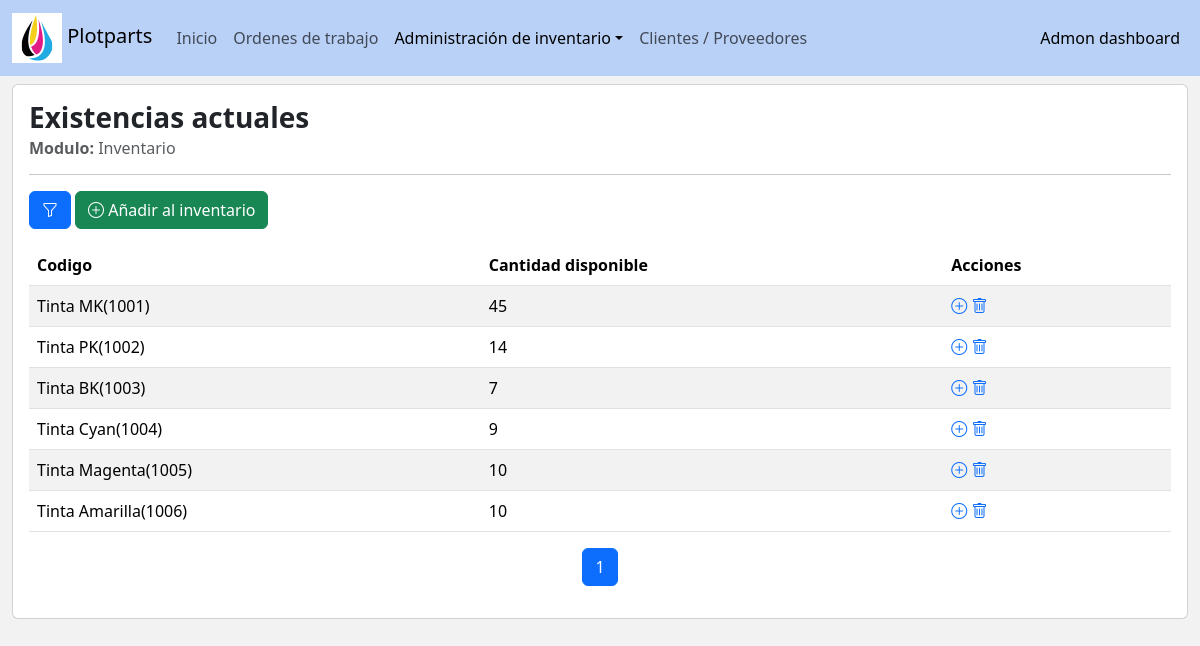
Screenshot of /inventory/grid/ with the database file from the repository.
### inventory/models.py (models this page shows, shortened)
class Inventory(models.Model):
    code = models.ForeignKey(verbose_name='Código', to=InventoryCodes, on_delete=models.PROTECT)
    available_quantity = models.IntegerField(verbose_name='Cantidad disponible', default=0, blank=True)
    extra_info = models.TextField(verbose_name='Información adicional')
    status = models.IntegerField(verbose_name='Estado',choices=Status.choices, default=Status.enable)
    createtime = models.DateTimeField(verbose_name='Fecha/hora de creación', auto_now_add=True)
    updatetime = models.DateTimeField(verbose_name='Fecha/hora de modificación', auto_now=True)
    class Meta:
        verbose_name = "Current stock"
        verbose_name_plural = "Current stocks"
        ordering = ['code']

class InventoryCodes(models.Model):
    class IntentoryType(models.IntegerChoices):
        spare_part = (1,'Repuesto')
        ink = (2,'Tinta')
        other = (3,'Otro')
        __empty__ = ('-- Tipo --')
    code = models.CharField(verbose_name='Código', max_length=50, unique=True)
    name = models.CharField(verbose_name='Nombre', max_length=100)
    type = models.IntegerField(verbose_name='Tipo', choices=IntentoryType)
    supplier = models.ForeignKey(to=Asset, verbose_name='Proovedor', on_delete = models.PROTECT)
    inbound_price = models.FloatField(verbose_name='Precio venta', default=0)
    outbound_price = models.FloatField(verbose_name='Precio compra', default=0)
    extra_info = models.TextField(verbose_name='Información adicional')
    status = models.IntegerField(verbose_name='Estado',choices=Status.choices, default=Status.enable)
    createtime = models.DateTimeField(verbose_name='Fecha/hora de creación', auto_now_add=True)
    updatetime = models.DateTimeField(verbose_name='Fecha/hora de modificación', auto_now=True)
    class Meta:
        verbose_name = "Code"
        verbose_name_plural = "Codes"
        ordering = ['code']
    def __str__(self):
        return f'{self.name}({self.code})'

### inventory/views.py (the view, shortened to what this page needs)
class InventoryListView(ListView):
    model = Inventory
    template_name = "inventory/inventory_grid.html"
    context_object_name = 'inventory'
    paginate_by = 10
    def get_context_data(self, **kwargs):
        context = super().get_context_data(**kwargs)
        context['InventoryFilterForm'] = InventoryFilterForm(self.request.GET)
        context['active_link'] = 'inventory'
        context['dropdown_menu'] = True
        return context
    def get_queryset(self):
        queryset = Inventory.objects.filter(status = 1)
        return queryset

### core/templatetags/utils.py (called while the page is built)
@register.filter(name='setValidationClass')
def setValidationClass(input):
    bootstrap_class = ''
    if input.help_text == 'filter_option':
        if input.errors:
            bootstrap_class = 'is-invalid'
    else:
        if (input.data != None) and (input.data != []) :
            if input.errors:
                bootstrap_class = 'is-invalid'
            else:
                bootstrap_class = 'is-valid'
    return input.as_widget(attrs={'class':'form-control '+ bootstrap_class})

### inventory/templates/inventory/inventory_grid.html (shortened to what this page needs)
{% extends 'base_adminv2.html' %}
{% load humanize %}
{% load utils %}
{% block body %}
    <div class='row'>
        <div class="col-lg-12">
            <div class="card">
                <div class="card-body">
                    <h3 class='card-title'><strong>Existencias actuales</strong></h3>
                    <h6 class="card-subtitle mb-2 text-muted"> <strong>Modulo:</strong> Inventario</h6>
                    <hr>
                    <div class="col-lg-12">
                        <p class="d-inline-flex gap-1">
                            <button class="btn btn-primary" type="button" data-bs-toggle="collapse" data-bs-target="#filterBox" aria-expanded="false" aria-controls="filterBox" title="Filtrar"><i class="bi bi-funnel"></i></button>
                            <a href='{% url "inventory:create" %}' class="btn btn-success"><i class="bi bi-plus-circle"></i> Añadir al inventario</a>
                        </p>
                    </div>
                    <div class="col-lg-12">
                        <div class="table-responsive">
                            <table class="table table-striped table-hover">
                                <thead>
                                <tr>
                                    <th scope="col">Codigo</th>
                                    <th scope="col">Cantidad disponible</th>
                                    <th scope="col">Acciones</th>
                                </tr>
                                </thead>
                                <tbody>
                                    {% for item in inventory %}
                                        <tr>
                                            <td>{{item.code}}</td>
                                            <td>{{item.available_quantity}}</td>
                                            <td>
                                                <span><a href="{% url 'inventory:inventory_in' item.id %}" title='Añadir existencia'><i class="bi bi-plus-circle"></i></a></span>
                                                <span><a href="{% url 'inventory:delete' item.id %}" title='Eliminar'><i class="bi bi-trash"></i></a></span>
                                            </td>
                                        </tr>
                                    {% endfor %}
                                </tbody>
                            </table>
                        </div>
                    </div>
                    <div class="col-lg-12">
                        <nav aria-label="Page navigation example">
                            <ul class="pagination justify-content-center">
                                <li class="page-item active"><a class="page-link" href="?page={{page_obj.number}}">{{page_obj.number}}</a></li>
                            </ul>
                        </nav>
                    </div>
                </div>
            </div>
        </div>
    </div>
{% endblock body %}

### templates/base_adminv2.html (style rules this page uses)
body { background-color:#f2f2f2; }

### rows the page displays
Inventory: code "Tinta MK(1001)", available_quantity "45"
Inventory: code "Tinta PK(1002)", available_quantity "14"
Inventory: code "Tinta BK(1003)", available_quantity "7"
Inventory: code "Tinta Cyan(1004)", available_quantity "9"
Inventory: code "Tinta Magenta(1005)", available_quantity "10"
Inventory: code "Tinta Amarilla(1006)", available_quantity "10"

### other values shown
{{ page_obj.number }} "1"
